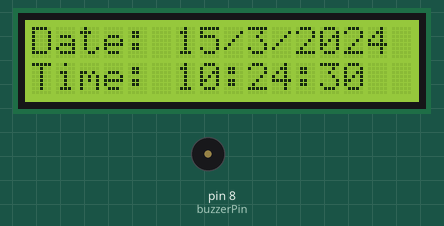
Simulated run of this sketch. Board: Arduino Uno, built with avr-gcc and run on an emulated ATmega328P. Parts: 16×2 character LCD, buzzer (waves = sounding, pin HIGH). The local clock reads 2024-03-15 10:24:30 at power-on unless the sketch sets it.

Above: at 0.1 s.
At 4.1 s:
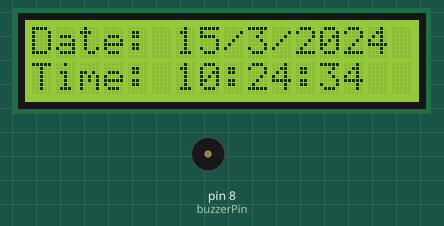
At 9.2 s:
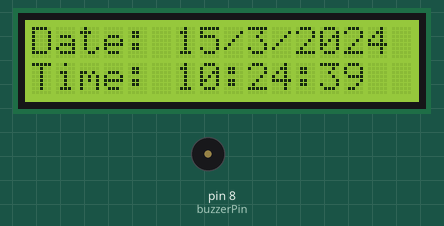
At 19.2 s:
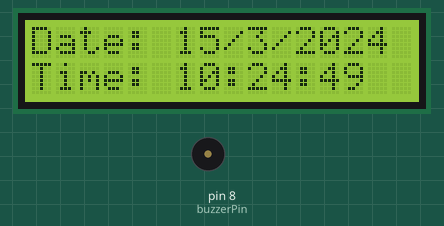
At 28.3 s:
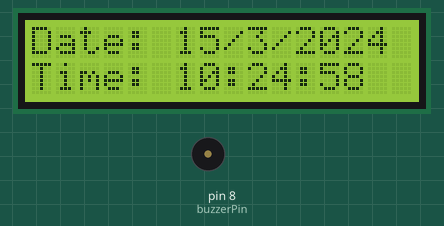
At 38.4 s:
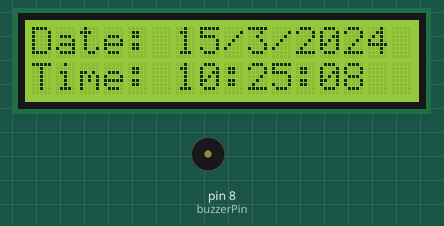

The sketch:

Job_4.2.ino
```cpp
#include <Wire.h>
#include <RTClib.h>
#include <LiquidCrystal.h>

RTC_DS1307 rtc;
LiquidCrystal lcd(12, 11, 5, 4, 3, 2);

// Waktu alarm yang ditentukan
const int alarmHour = 11;
const int alarmMinute = 49;
const int alarmSecond = 0;
const int buzzerPin = 8;

bool alarmActive = false;
unsigned long alarmStartMillis = 0;

void setup() {
  lcd.begin(16, 2);
  Wire.begin();
  rtc.begin();
  pinMode(buzzerPin, OUTPUT);
  digitalWrite(buzzerPin, LOW);

  if (!rtc.isrunning()) {
    lcd.print("RTC Error!");
    rtc.adjust(DateTime(F(__DATE__), F(__TIME__)));
  }
}

void loop() {
  DateTime now = rtc.now();

  // Cek apakah waktu saat ini adalah waktu alarm
  if (now.hour() == alarmHour && now.minute() == alarmMinute && now.second() == alarmSecond && !alarmActive) {
    alarmActive = true;
    alarmStartMillis = millis();
  }

  // Jika alarm aktif dan belum 10 detik, tampilkan "ALARM"
  if (alarmActive) {
    if (millis() - alarmStartMillis <= 10000) {
      lcd.clear();
      lcd.setCursor(4, 0);
      lcd.print("!! ALARM !!");
      // Buzzer nyala-mati tiap 250ms
      // digitalWrite(buzzerPin, HIGH);
      // delay(100);
      // digitalWrite(buzzerPin, LOW);
      // delay(100);
    } else {
      alarmActive = false;
      digitalWrite(buzzerPin, LOW);
      lcd.clear();
    }
  } else {
    // Tampilkan tanggal dan waktu jika alarm tidak aktif
    lcd.setCursor(0, 0);
    lcd.print("Date: ");
    lcd.print(now.day());
    lcd.print("/");
    lcd.print(now.month());
    lcd.print("/");
    lcd.print(now.year());

    lcd.setCursor(0, 1);
    lcd.print("Time: ");
    if (now.hour() < 10) lcd.print("0");
    lcd.print(now.hour());
    lcd.print(":");
    if (now.minute() < 10) lcd.print("0");
    lcd.print(now.minute());
    lcd.print(":");
    if (now.second() < 10) lcd.print("0");
    lcd.print(now.second());
  }

  delay(1000);
}
```

Measured:
- what the display in image 1 shows lasts 1.0 s, from 4.1 s to 5.1 s
